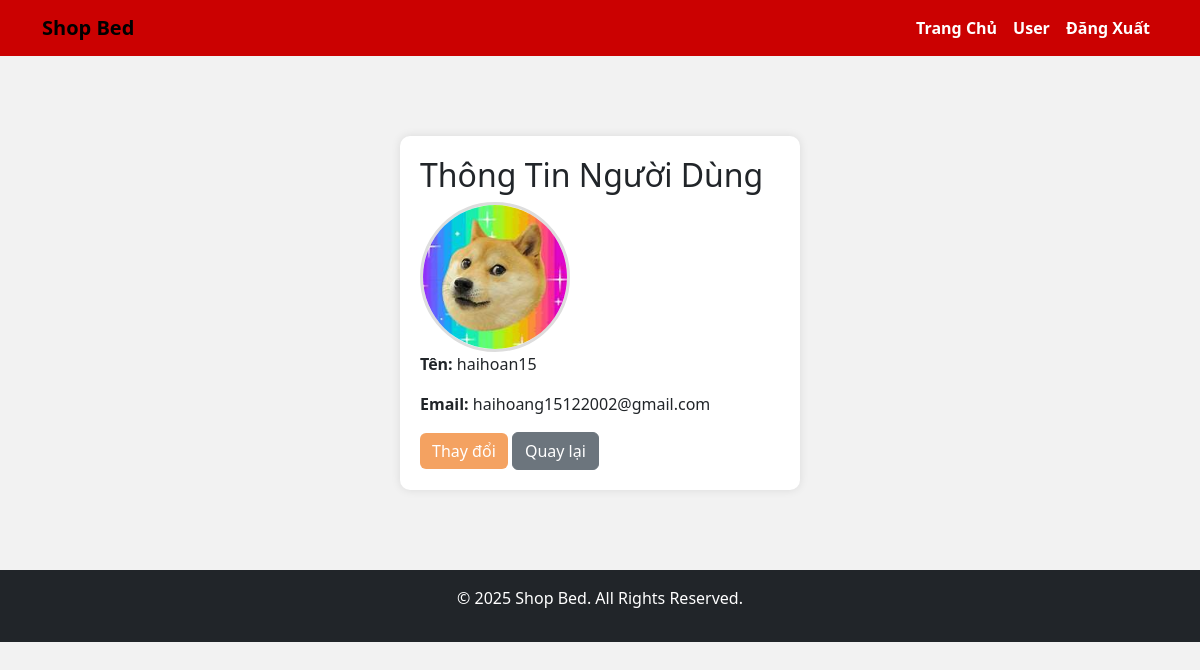
The page /demo/user.php (signed in) on the database its author committed.
### tables this page shows
CREATE TABLE IF NOT EXISTS `users` (
  `id` int NOT NULL AUTO_INCREMENT,
  `username` varchar(50) NOT NULL,
  `email` varchar(100) NOT NULL,
  `password` varchar(255) NOT NULL,
  `avatar` varchar(255) DEFAULT NULL,
  PRIMARY KEY (`id`),
  UNIQUE KEY `email` (`email`),
  UNIQUE KEY `username` (`username`)
);

### demo/user.php (the view, shortened to what this page needs)
<?php
include 'header.php';
require 'config/database.php';
$user_id = $_SESSION['user_id'];
$sql = "SELECT username, email, avatar FROM users WHERE id = ?";
$stmt = $conn->prepare($sql);
$stmt->bind_param("i", $user_id);
$stmt->execute();
$result = $stmt->get_result();
$user = $result->fetch_assoc();
?>
<!DOCTYPE html>
<html lang="vi">
<head>
    <link rel="stylesheet" href="assets/css/style.css">
</head>
<body>
<div class="login-container">
    <h2>Thông Tin Người Dùng</h2>
    <img id="user-avatar" src="<?= $user['avatar'] ? 'image_user/' . $user['avatar'] : 'image_user/default.png'; ?>"
         alt="Avatar" width="150" style="border-radius: 50%; border: 3px solid #ddd;">
    <p><strong>Tên:</strong> <span id="display-username"><?= htmlspecialchars($user['username']); ?></span></p>
    <p><strong>Email:</strong> <span id="display-email"><?= htmlspecialchars($user['email']); ?></span></p>
    <button id="editBtn" class="btn btn-custom">Thay đổi</button>
    <a href="home.php" class="btn btn-secondary">Quay lại</a>
</div>
</body>
</html>
<?php include 'footer.php'; ?>

### demo/header.php (shortened to what this page needs)
<!DOCTYPE html>
<html lang="vi">
<head>
    <link href="https://cdn.jsdelivr.net/npm/bootstrap@5.3.0/dist/css/bootstrap.min.css" rel="stylesheet">
    <link rel="stylesheet" href="assets/css/style.css">
    <link rel="stylesheet" href="assets/css/style.css?v=<?php echo time(); ?>">
</head>
<body>
    <nav class="navbar navbar-expand-lg">
        <div class="container">
            <a class="navbar-brand" href="index.php">Shop Bed</a>
            <div class="collapse navbar-collapse" id="navbarNav">
                <ul class="navbar-nav ms-auto">
                    <li class="nav-item"><a class="nav-link" href="home.php">Trang Chủ</a></li>
                    <li class="nav-item"><a class="nav-link" href="user.php">User</a></li>
                    <li class="nav-item"><a class="nav-link" href="logout.php">Đăng Xuất</a></li>
                </ul>
            </div>
        </div>
    </nav>

### demo/footer.php (shortened to what this page needs)
<footer class="bg-dark text-white text-center py-3">
    <p>&copy; <?php echo date("Y"); ?> Shop Bed. All Rights Reserved.</p>
</footer>
</body>
</html>

### demo/assets/css/style.css (style rules this page uses)
body { background-color: #F2F2F2 }
.login-container, .register-container { width: 400px; margin: 80px auto; background: white; padding: 20px; border-radius: 10px; box-shadow: 0px 0px 10px rgba(0, 0, 0, 0.1); }
.btn-custom { background-color: #f4a261; border: none; color: white; }
.navbar-brand { font-weight: bold; }
.navbar { background-color: #CB0101 !important; }
.navbar-nav .nav-link { font-weight: bold; color: white; }

### rows shown on the page
users: avatar (picture), username "haihoan15", email "haihoang15122002@gmail.com"
